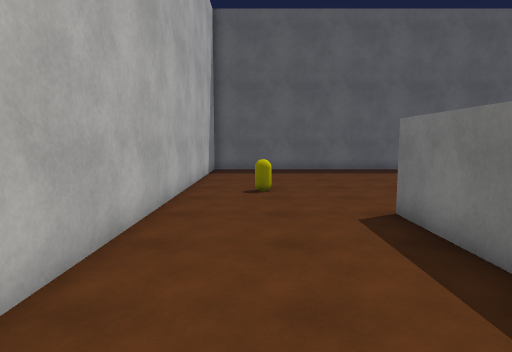
[1] (above)

16 first-person views from a walk through a scene from a Unity 3-D project. The camera is 1.5 m above the floor, tilts 6° down and sees 75° across. The floor is counted in squares, 1 m on a side. Each view is taken from the middle of a square. On the plan, view 1 faces up. The plan holds only what a view shows up to about 15 squares ahead; the rest is blank. The player character is not drawn. Surface patterns are stand-ins for the level's own textures.

[2]
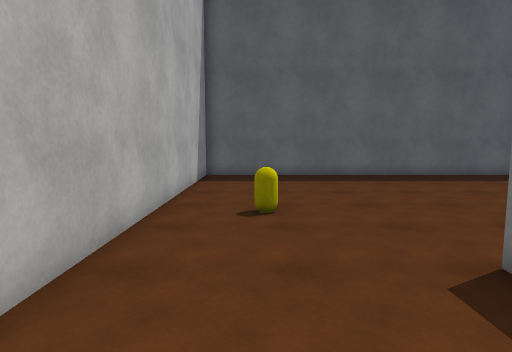

[3]
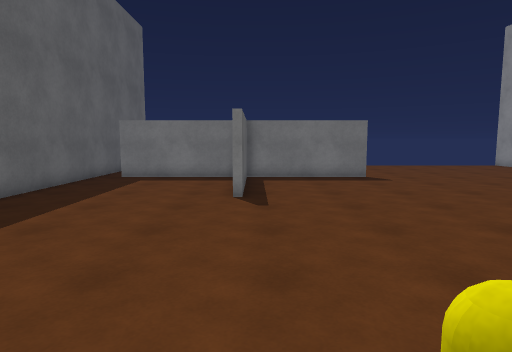

[4]
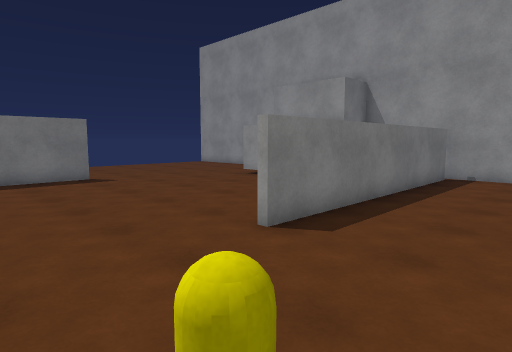

[5]
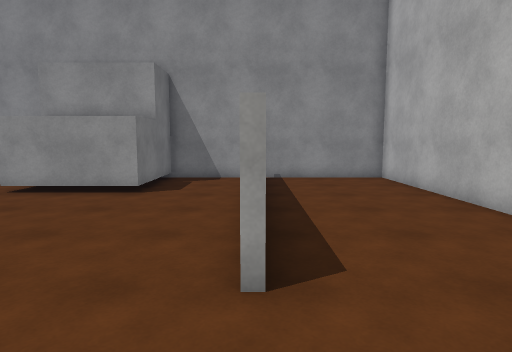

[6]
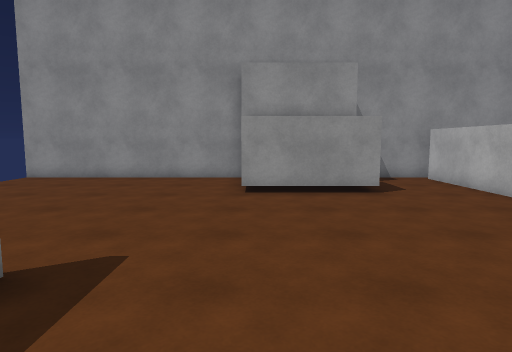

[7]
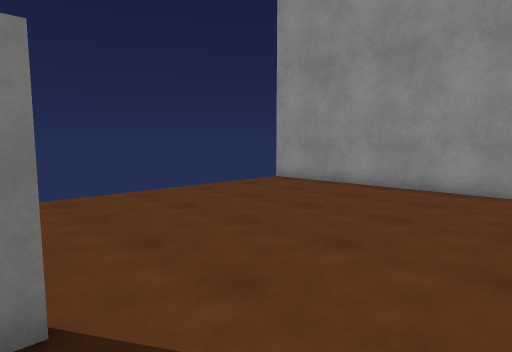

[8]
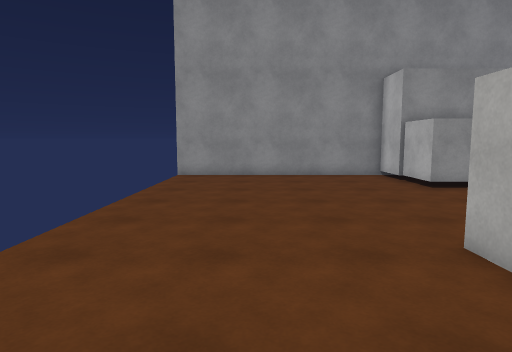

[9]
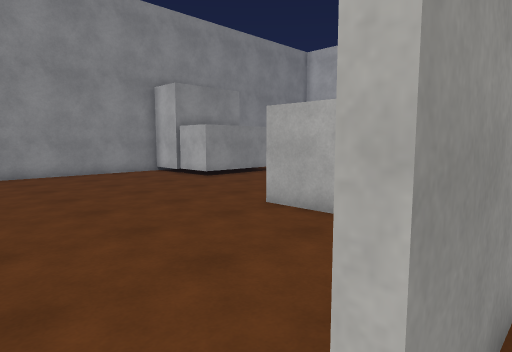

[10]
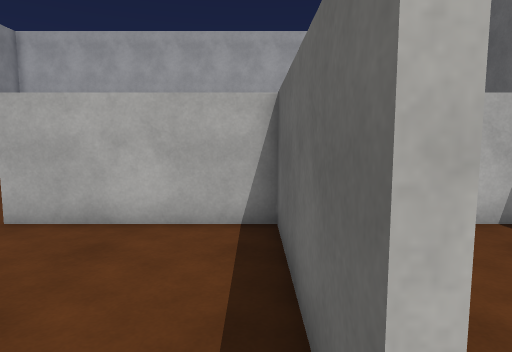

[11]
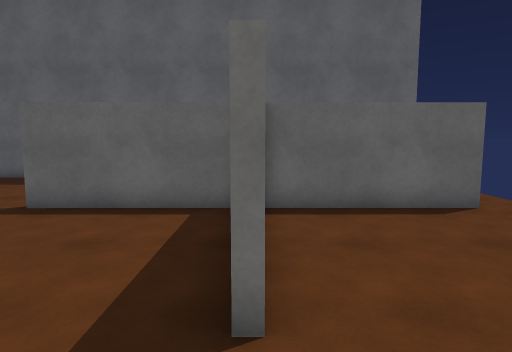

[12]
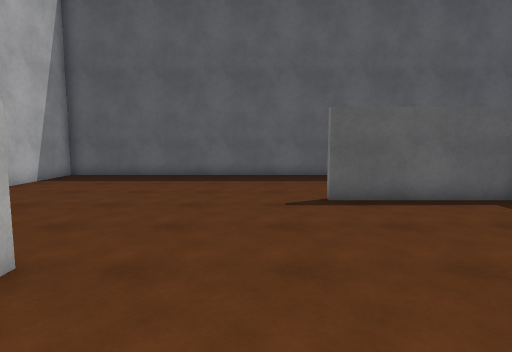

[13]
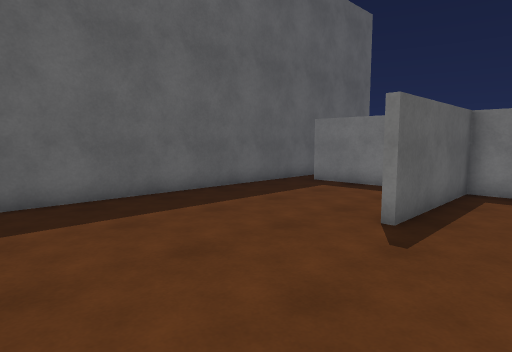

[14]
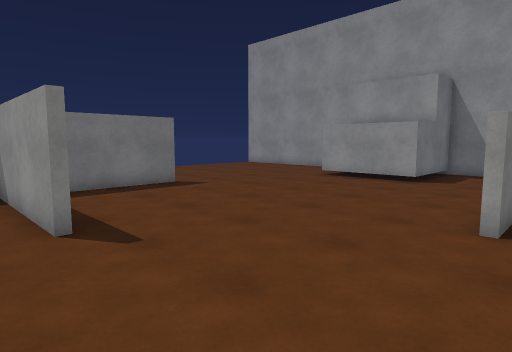

[15]
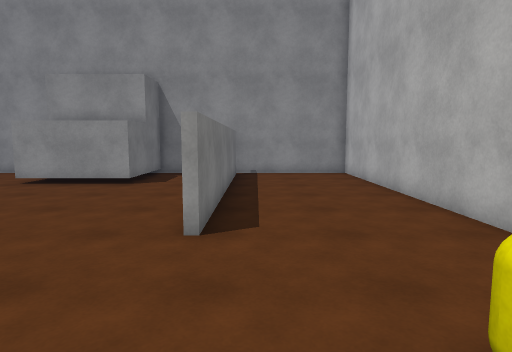

[16]
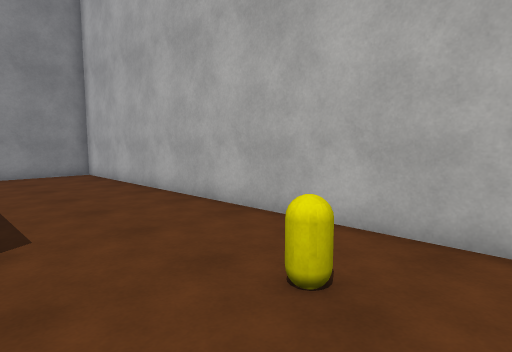

### Floor plan
Points are (right, up) in squares from view 1. A wall is a line through its corners. A room is listed if a view was taken in it or the views show most of it. See-through windows are left out.
Room 1 (views 1, 2, 3, 4, 5, 6, 7, 8, 9, 10, 11, 12, 13, 14, 15, 16)
walls: (7.8, 11.6) (12.8, 11.6) (12.8, 16.6); (12.8, 6.4) (12.8, 11.4) (7.8, 11.4); (3.1, 1.2) (3.1, -3.2); (6.4, -1.6) (6.4, 0.4) (10.4, 0.4) (10.4, -1.6); (10.4, -1.8) (10.4, -3.7) (19.5, -3.7); (18.1, 11.4) (13.1, 11.4) (13.1, 6.4); (2.9, -3.2) (2.9, 6.9); (13.5, 17.7) (-2.2, 17.7) (-2.2, -3.7) (6.4, -3.7) (6.4, -1.8)
ways out: opening at (13, 17); opening at (19, 12)
objects: yellow capsule (0, 10)

Positions as (right, up) in squares from view 1, and headings:
1: (0, 0), facing up
2: (0, 3), facing up
3: (-1, 11), facing right
4: (-1, 11), facing down-right
5: (3, 10), facing down
6: (10, 10), facing down
7: (10, 7), facing down-right
8: (16, 11), facing down
9: (19, 12), facing down-left
10: (19, 11), facing left
11: (13, 4), facing up
12: (6, 3), facing up
13: (2, 9), facing up-right
14: (2, 13), facing down-right
15: (2, 12), facing down
16: (3, 12), facing down-left
